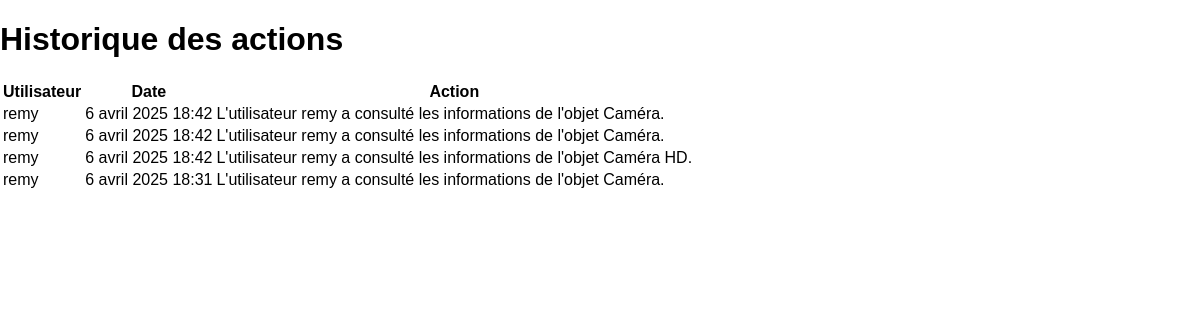
The page /historique/historique/ (signed in) on the database its author committed.
### historique/models.py (models this page shows, shortened)
class Historique(models.Model):
    utilisateur = models.ForeignKey(Utilisateur, on_delete=models.CASCADE, related_name="historiques")
    action = models.CharField(max_length=255)
    date = models.DateTimeField(auto_now_add=True)

### utilisateurs/models.py (models this page shows, shortened)
class Utilisateur(AbstractUser):
    email = models.EmailField(unique=True)  # Empêche les doublons
    date_de_naissance = models.DateField(null=True, blank=True)
    GENRE_CHOIX = [
        ('H', 'Homme'),
        ('F', 'Femme'),
        ('A', 'Autre'),
    ]
    genre = models.CharField(max_length=1, choices=GENRE_CHOIX, null=True, blank=True)
    niveau = models.PositiveIntegerField(default=1)  # Niveau de l'utilisateur
    experience = models.PositiveIntegerField(default=0)  # Points d'expérience de l'utilisateur

### historique/views.py (the view)
# urls.py: path('historique/', afficher_historique, name='afficher_historique'),
@login_required
def afficher_historique(request):
    historique = Historique.objects.filter(utilisateur=request.user).order_by('-date')
    return render(request, 'historique/historique.html', {'historique': historique})

### historique/templates/historique/historique.html (shortened to what this page needs)
<!DOCTYPE html>
<html lang="fr">
<head>
    {% load static %}
    <link rel="stylesheet" href="{% static 'utilisateurs/style.css' %}">
</head>
<body>
    <header>
        <h1>Historique des actions</h1>
    </header>
    <main>
        <table>
            <thead>
                <tr>
                    <th>Utilisateur</th>
                    <th>Date</th>
                    <th>Action</th>
                </tr>
            </thead>
            <tbody>
                {% for entry in historique %}
                <tr>
                    <td>{{ entry.utilisateur.username }}</td>
                    <td>{{ entry.date }}</td>
                    <td>{{ entry.action }}</td>
                </tr>
                {% endfor %}
            </tbody>
        </table>
    </main>
</body>
</html>

### utilisateurs/static/utilisateurs/style.css (style rules this page uses)
body { font-family: Arial, sans-serif; height: 100vh; margin: 0; }

### rows shown on the page
Historique: utilisateur.username "remy", date "6 avril 2025 18:42", action "L'utilisateur remy a consulté les informations de l'objet Caméra."
Historique: utilisateur.username "remy", date "6 avril 2025 18:42", action "L'utilisateur remy a consulté les informations de l'objet Caméra."
Historique: utilisateur.username "remy", date "6 avril 2025 18:42", action "L'utilisateur remy a consulté les informations de l'objet Caméra HD."
Historique: utilisateur.username "remy", date "6 avril 2025 18:31", action "L'utilisateur remy a consulté les informations de l'objet Caméra."
